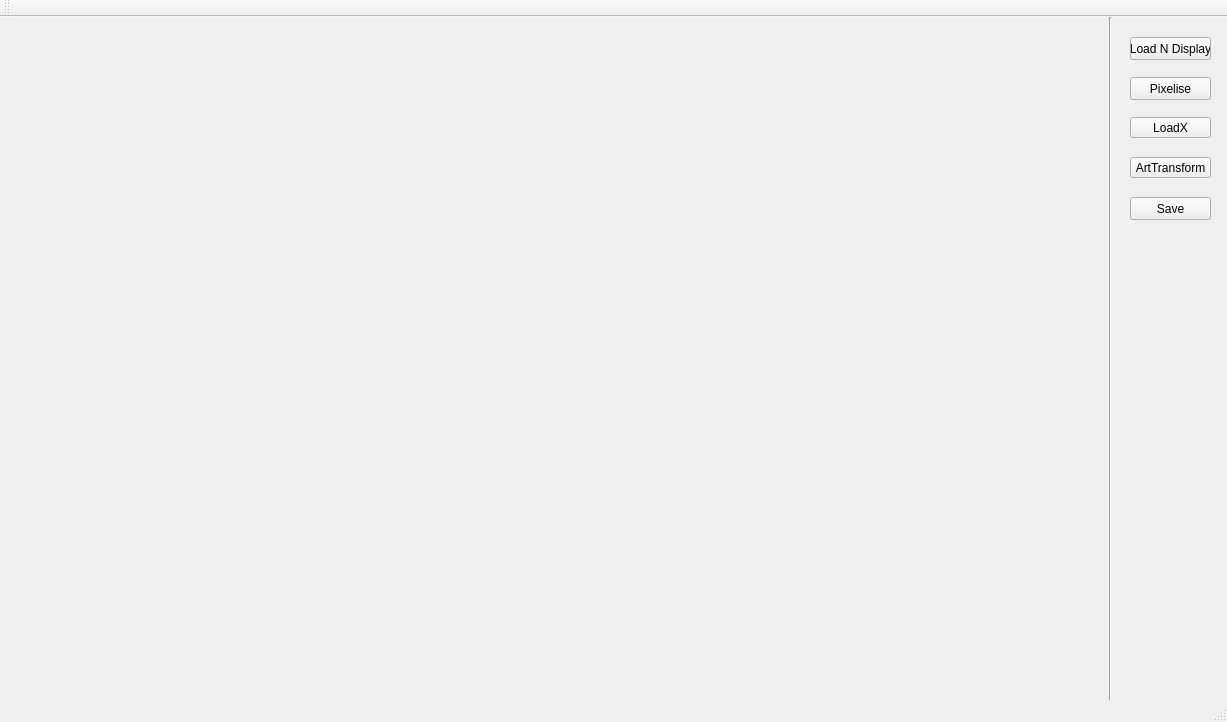
<?xml version="1.0" encoding="UTF-8"?>
<ui version="4.0">
 <class>MainWindow</class>
 <widget class="QMainWindow" name="MainWindow">
  <property name="geometry">
   <rect>
    <x>0</x>
    <y>0</y>
    <width>1227</width>
    <height>722</height>
   </rect>
  </property>
  <property name="windowTitle">
   <string>MainWindow</string>
  </property>
  <widget class="QWidget" name="centralWidget">
   <widget class="QPushButton" name="pushButton">
    <property name="geometry">
     <rect>
      <x>1130</x>
      <y>20</y>
      <width>81</width>
      <height>23</height>
     </rect>
    </property>
    <property name="text">
     <string>Load N Display</string>
    </property>
   </widget>
   <widget class="QLabel" name="DrawingLabel">
    <property name="geometry">
     <rect>
      <x>20</x>
      <y>20</y>
      <width>1041</width>
      <height>591</height>
     </rect>
    </property>
    <property name="text">
     <string/>
    </property>
   </widget>
   <widget class="QLabel" name="FilePathLabel">
    <property name="geometry">
     <rect>
      <x>10</x>
      <y>650</y>
      <width>531</width>
      <height>21</height>
     </rect>
    </property>
    <property name="text">
     <string/>
    </property>
   </widget>
   <widget class="QPushButton" name="pushButton_2">
    <property name="geometry">
     <rect>
      <x>1130</x>
      <y>180</y>
      <width>81</width>
      <height>23</height>
     </rect>
    </property>
    <property name="text">
     <string>Save</string>
    </property>
   </widget>
   <widget class="QPushButton" name="pushButton_3">
    <property name="geometry">
     <rect>
      <x>1130</x>
      <y>60</y>
      <width>81</width>
      <height>23</height>
     </rect>
    </property>
    <property name="text">
     <string>Pixelise</string>
    </property>
   </widget>
   <widget class="QPushButton" name="pushButton_4">
    <property name="geometry">
     <rect>
      <x>1130</x>
      <y>100</y>
      <width>81</width>
      <height>21</height>
     </rect>
    </property>
    <property name="text">
     <string>LoadX</string>
    </property>
   </widget>
   <widget class="QPushButton" name="pushButton_5">
    <property name="geometry">
     <rect>
      <x>1130</x>
      <y>140</y>
      <width>81</width>
      <height>21</height>
     </rect>
    </property>
    <property name="text">
     <string>ArtTransform</string>
    </property>
   </widget>
   <widget class="Line" name="line">
    <property name="geometry">
     <rect>
      <x>1100</x>
      <y>0</y>
      <width>20</width>
      <height>751</height>
     </rect>
    </property>
    <property name="orientation">
     <enum>Qt::Vertical</enum>
    </property>
   </widget>
  </widget>
  <widget class="QToolBar" name="mainToolBar">
   <attribute name="toolBarArea">
    <enum>TopToolBarArea</enum>
   </attribute>
   <attribute name="toolBarBreak">
    <bool>false</bool>
   </attribute>
  </widget>
  <widget class="QStatusBar" name="statusBar"/>
 </widget>
 <layoutdefault spacing="6" margin="11"/>
 <resources/>
 <connections/>
</ui>
